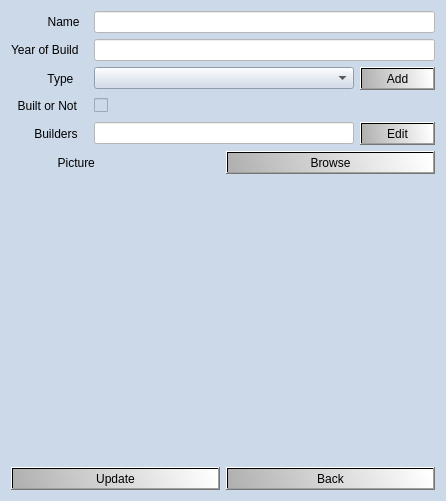
<?xml version="1.0" encoding="UTF-8"?>
<ui version="4.0">
 <class>editComputerDialog</class>
 <widget class="QDialog" name="editComputerDialog">
  <property name="geometry">
   <rect>
    <x>0</x>
    <y>0</y>
    <width>446</width>
    <height>501</height>
   </rect>
  </property>
  <property name="minimumSize">
   <size>
    <width>446</width>
    <height>351</height>
   </size>
  </property>
  <property name="windowTitle">
   <string>Dialog</string>
  </property>
  <property name="styleSheet">
   <string notr="true">QWidget{
background-color: rgb(204, 217, 233);
font-family: &quot;Verdana&quot;;
font-size: 9pt;
}

QLineEdit{
background-color: white;
}

QPushButton{
color: rgb(0, 0, 0);
background-color: qlineargradient(spread:pad, x1:0, y1:0.619, x2:1, y2:0.58, stop:0 rgba(176, 176, 176, 255), stop:1 rgba(255, 255, 255, 255));
}

QPushButton::hover{
background-color: qlineargradient(spread:reflect, x1:0, y1:0, x2:1, y2:1, stop:0.318408 rgba(69, 69, 69, 255), stop:1 rgba(162, 162, 162, 255));
}

QPushButton::pressed{
background-color: qlineargradient(spread:reflect, x1:0, y1:0, x2:1, y2:1, stop:0.318408 rgba(69, 69, 69, 255), stop:1 rgba(162, 162, 162, 255));
}
</string>
  </property>
  <layout class="QGridLayout" name="gridLayout_2">
   <item row="0" column="0">
    <layout class="QGridLayout" name="gridLayout">
     <item row="2" column="0">
      <layout class="QHBoxLayout" name="horizontalLayout_6">
       <item>
        <widget class="QLabel" name="label_3">
         <property name="sizePolicy">
          <sizepolicy hsizetype="Minimum" vsizetype="Preferred">
           <horstretch>0</horstretch>
           <verstretch>0</verstretch>
          </sizepolicy>
         </property>
         <property name="minimumSize">
          <size>
           <width>77</width>
           <height>0</height>
          </size>
         </property>
         <property name="maximumSize">
          <size>
           <width>60</width>
           <height>16777215</height>
          </size>
         </property>
         <property name="text">
          <string>           Type</string>
         </property>
        </widget>
       </item>
       <item>
        <layout class="QHBoxLayout" name="horizontalLayout_5">
         <item>
          <widget class="QComboBox" name="dropdown_types">
           <property name="minimumSize">
            <size>
             <width>180</width>
             <height>0</height>
            </size>
           </property>
          </widget>
         </item>
         <item>
          <widget class="QPushButton" name="pushButton_addType">
           <property name="maximumSize">
            <size>
             <width>75</width>
             <height>16777215</height>
            </size>
           </property>
           <property name="text">
            <string>Add</string>
           </property>
          </widget>
         </item>
        </layout>
       </item>
      </layout>
     </item>
     <item row="1" column="0">
      <layout class="QHBoxLayout" name="horizontalLayout_7">
       <item>
        <widget class="QLabel" name="label_2">
         <property name="minimumSize">
          <size>
           <width>77</width>
           <height>0</height>
          </size>
         </property>
         <property name="text">
          <string>Year of Build</string>
         </property>
        </widget>
       </item>
       <item>
        <widget class="QLineEdit" name="lineEdit_year">
         <property name="minimumSize">
          <size>
           <width>255</width>
           <height>0</height>
          </size>
         </property>
        </widget>
       </item>
      </layout>
     </item>
     <item row="5" column="0">
      <layout class="QHBoxLayout" name="horizontalLayout">
       <item>
        <widget class="QLabel" name="label_6">
         <property name="text">
          <string>              Picture</string>
         </property>
        </widget>
       </item>
       <item>
        <widget class="QPushButton" name="pushButton_browseImCpu">
         <property name="text">
          <string>Browse</string>
         </property>
        </widget>
       </item>
      </layout>
     </item>
     <item row="4" column="0">
      <layout class="QHBoxLayout" name="horizontalLayout_3">
       <item>
        <widget class="QLabel" name="label_5">
         <property name="minimumSize">
          <size>
           <width>77</width>
           <height>0</height>
          </size>
         </property>
         <property name="text">
          <string>       Builders</string>
         </property>
        </widget>
       </item>
       <item>
        <layout class="QHBoxLayout" name="horizontalLayout_2">
         <item>
          <widget class="QLineEdit" name="lineEdit_builders">
           <property name="minimumSize">
            <size>
             <width>189</width>
             <height>0</height>
            </size>
           </property>
           <property name="readOnly">
            <bool>true</bool>
           </property>
          </widget>
         </item>
         <item>
          <widget class="QPushButton" name="pushButton_edit_relations">
           <property name="text">
            <string>Edit</string>
           </property>
          </widget>
         </item>
        </layout>
       </item>
      </layout>
     </item>
     <item row="3" column="0">
      <layout class="QHBoxLayout" name="horizontalLayout_4">
       <item>
        <widget class="QLabel" name="label_4">
         <property name="minimumSize">
          <size>
           <width>77</width>
           <height>0</height>
          </size>
         </property>
         <property name="text">
          <string>  Built or Not</string>
         </property>
        </widget>
       </item>
       <item>
        <widget class="QCheckBox" name="checkBox_built">
         <property name="text">
          <string/>
         </property>
        </widget>
       </item>
       <item>
        <spacer name="horizontalSpacer">
         <property name="orientation">
          <enum>Qt::Horizontal</enum>
         </property>
         <property name="sizeType">
          <enum>QSizePolicy::Expanding</enum>
         </property>
         <property name="sizeHint" stdset="0">
          <size>
           <width>40</width>
           <height>20</height>
          </size>
         </property>
        </spacer>
       </item>
      </layout>
     </item>
     <item row="7" column="0">
      <layout class="QHBoxLayout" name="horizontalLayout_9">
       <item>
        <widget class="QPushButton" name="pushButton_update">
         <property name="text">
          <string>Update</string>
         </property>
        </widget>
       </item>
       <item>
        <widget class="QPushButton" name="pushButton_back">
         <property name="text">
          <string>Back</string>
         </property>
        </widget>
       </item>
      </layout>
     </item>
     <item row="0" column="0">
      <layout class="QHBoxLayout" name="horizontalLayout_8">
       <item>
        <widget class="QLabel" name="label">
         <property name="minimumSize">
          <size>
           <width>77</width>
           <height>0</height>
          </size>
         </property>
         <property name="text">
          <string>           Name</string>
         </property>
        </widget>
       </item>
       <item>
        <widget class="QLineEdit" name="lineEdit_name">
         <property name="minimumSize">
          <size>
           <width>255</width>
           <height>0</height>
          </size>
         </property>
        </widget>
       </item>
      </layout>
     </item>
     <item row="6" column="0">
      <widget class="QLabel" name="label_imCpu">
       <property name="text">
        <string/>
       </property>
      </widget>
     </item>
    </layout>
   </item>
  </layout>
 </widget>
 <resources/>
 <connections/>
</ui>
